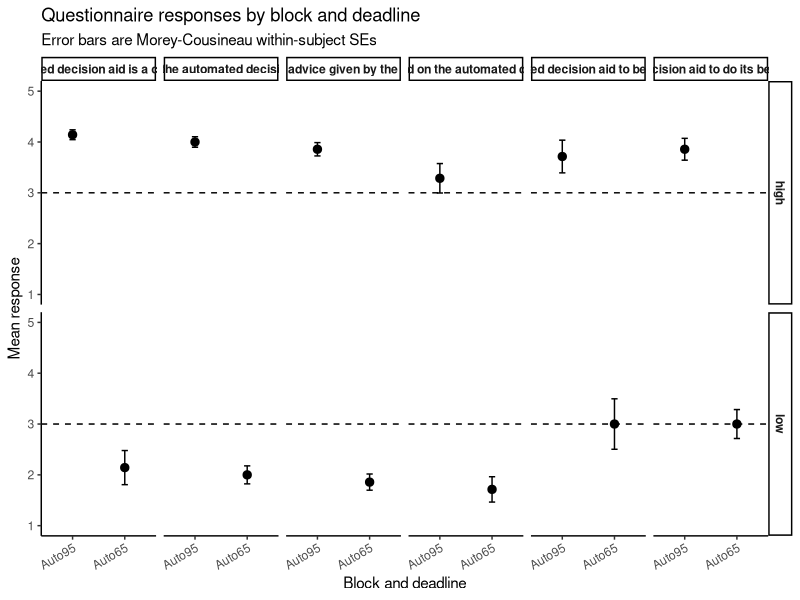

Write the R code that produced this figure. (Note: this script raises an error after producing the figure.)
# Clear workspace
rm(list = ls())

# Load libraries
library("dplyr")
library("readr")
library("tidyr")
library("patchwork")
library("ggplot2")
library("forcats")

BLOCK_RAW_LEVELS <- c("CALIBRATION", "MANUAL", "AUTOMATION", "AUTOMATION1", "AUTOMATION2")
BLOCK_LABELS <- c("Calibration", "Manual", "Automation", "Auto95", "Auto65")
BLOCK_DEADLINE_LEVELS <- c(
  "Calibration",
  "Manual 3s",
  "Manual 6s",
  "Automation 3s",
  "Automation 6s",
  "Auto95 3s",
  "Auto95 6s",
  "Auto65 3s",
  "Auto65 6s",
  "Manual",
  "Automation",
  "Auto95",
  "Auto65"
)
RELIABILITY_LEVELS <- c("high", "low", "none")

ensure_deadline_columns <- function(data) {
  if (!"trial_deadline_s" %in% names(data)) {
    data$trial_deadline_s <- NA_real_
  }
  if (!"automation_reliability_group" %in% names(data)) {
    data$automation_reliability_group <- NA_character_
  }
  if (!"aid_accuracy_setting" %in% names(data)) {
    data$aid_accuracy_setting <- NA_real_
  }
  data
}

derive_reliability_group <- function(data) {
  data %>%
    mutate(
      automation_reliability_group = case_when(
        !is.na(automation_reliability_group) & automation_reliability_group != "" ~
          as.character(automation_reliability_group),
        as.character(block) == "AUTOMATION1" ~ "high",
        as.character(block) == "AUTOMATION2" ~ "low",
        suppressWarnings(as.numeric(aid_accuracy_setting)) >= 0.90 ~ "high",
        suppressWarnings(as.numeric(aid_accuracy_setting)) < 0.90 &
          !is.na(suppressWarnings(as.numeric(aid_accuracy_setting))) ~ "low",
        TRUE ~ "none"
      )
    )
}

factor_reliability_group <- function(x) {
  factor(x, levels = RELIABILITY_LEVELS)
}

deadline_suffix <- function(block_label, deadline_s) {
  deadline_num <- suppressWarnings(as.numeric(deadline_s))
  suffix <- ifelse(
    is.na(deadline_num) | block_label == "Calibration",
    "",
    ifelse(
      deadline_num == floor(deadline_num),
      paste0(" ", as.integer(deadline_num), "s"),
      paste0(" ", deadline_num, "s")
    )
  )
  suffix
}

make_block_deadline <- function(block, deadline_s) {
  block_label <- factor(block, levels = BLOCK_RAW_LEVELS, labels = BLOCK_LABELS)
  block_deadline <- paste0(as.character(block_label), deadline_suffix(block_label, deadline_s))
  factor(block_deadline, levels = BLOCK_DEADLINE_LEVELS)
}

# ------------------
# Load data
# ------------------
dat <- read_csv("data/data_virus_postblock_all.csv", show_col_types = FALSE)
dat <- dat %>%
  ensure_deadline_columns() %>%
  derive_reliability_group()
str(dat)

# ------------------
# Questionnaire responses by block
# Across-participant mean with Morey-Cousineau within-subject SEs
# ------------------
dat_q <- dat %>%
  mutate(
    participant_id = factor(participant_id),
    automation_reliability_group = factor_reliability_group(automation_reliability_group),
    block_deadline = make_block_deadline(block, trial_deadline_s),
    question = factor(question, levels = unique(question))
  ) %>%
  filter(!is.na(participant_id), !is.na(block_deadline), !is.na(question), !is.na(response))

subj_q_summary <- dat_q %>%
  group_by(participant_id, automation_reliability_group, block_deadline, question) %>%
  summarise(
    response = mean(response, na.rm = TRUE),
    .groups = "drop"
  )

get_morey_cf <- function(data, subject_col, within_cols, dv_col) {
  
  subj_means <- data %>%
    group_by(.data[[subject_col]]) %>%
    summarise(
      subj_mean = mean(.data[[dv_col]], na.rm = TRUE),
      .groups = "drop"
    )
  
  grand_mean <- mean(data[[dv_col]], na.rm = TRUE)
  
  data_norm <- data %>%
    left_join(subj_means, by = setNames(subject_col, subject_col)) %>%
    mutate(
      dv_norm = .data[[dv_col]] - subj_mean + grand_mean
    )
  
  n_within <- prod(sapply(within_cols, function(v) dplyr::n_distinct(data[[v]])))
  morey_correction <- sqrt(n_within / (n_within - 1))
  
  out <- data_norm %>%
    group_by(across(all_of(within_cols))) %>%
    summarise(
      mean = mean(.data[[dv_col]], na.rm = TRUE),
      sd_norm = sd(dv_norm, na.rm = TRUE),
      n = dplyr::n_distinct(.data[[subject_col]]),
      se = (sd_norm / sqrt(n)) * morey_correction,
      .groups = "drop"
    )
  
  out
}

q_plot_dat <- get_morey_cf(
  data = subj_q_summary,
  subject_col = "participant_id",
  within_cols = c("automation_reliability_group", "block_deadline", "question"),
  dv_col = "response"
)

p_q <- ggplot(q_plot_dat, aes(x = block_deadline, y = mean, group = 1)) +
  geom_hline(yintercept = 3, linetype = "dashed") +
  geom_line() +
  geom_point(size = 2.5) +
  geom_errorbar(aes(ymin = mean - se, ymax = mean + se), width = 0.12) +
  facet_grid(automation_reliability_group ~ question) +
  scale_y_continuous(limits = c(1, 5), breaks = 1:5) +
  labs(
    x = "Block and deadline",
    y = "Mean response",
    title = "Questionnaire responses by block and deadline",
    subtitle = "Error bars are Morey-Cousineau within-subject SEs"
  ) +
  theme_classic() +
  theme(
    strip.text = element_text(face = "bold"),
    axis.text.x = element_text(angle = 30, hjust = 1)
  )

p_q

ggsave(
  filename = "plots/postblock_qs_plot.pdf",
  plot = p_q,
  width = 11,
  height = 9
)

ggsave(
  filename = "plots/postblock_qs_plot.png",
  plot = p_q,
  width = 11,
  height = 9,
  dpi = 300
)

# ------------------
# Load slider data
# ------------------
dat_slider_raw <- read_csv("data/data_virus_sliders_all.csv", show_col_types = FALSE)
dat_slider_raw <- dat_slider_raw %>%
  ensure_deadline_columns() %>%
  derive_reliability_group()
str(dat_slider_raw)

# ------------------
# Prepare slider data
# ------------------
dat_slider <- dat_slider_raw %>%
  mutate(
    participant_id = factor(participant_id),
    automation_reliability_group = factor_reliability_group(automation_reliability_group),
    block_deadline = make_block_deadline(block, trial_deadline_s),
    question_key = factor(
      question_key,
      levels = c("perc_self_correct", "perc_auto_correct"),
      labels = c("Self rated accuracy", "Aid rated accuracy")
    )
  ) %>%
  filter(
    !is.na(participant_id),
    !is.na(block_deadline),
    !is.na(question_key),
    !is.na(response_percent)
  )

# If there is ever more than one row per participant/block/question_key,
# average within participant first
subj_slider_summary <- dat_slider %>%
  group_by(participant_id, automation_reliability_group, block_deadline, question_key) %>%
  summarise(
    response_percent = mean(response_percent, na.rm = TRUE),
    .groups = "drop"
  )

# ------------------
# Morey-Cousineau summary
# ------------------
slider_plot_dat <- get_morey_cf(
  data = subj_slider_summary,
  subject_col = "participant_id",
  within_cols = c("automation_reliability_group", "block_deadline", "question_key"),
  dv_col = "response_percent"
)

# ------------------
# Plot
# ------------------
p_slider <- ggplot(
  slider_plot_dat,
  aes(x = block_deadline, y = mean, group = 1)
) +
  geom_hline(yintercept = 50, linetype = "dashed") +
  geom_line() +
  geom_point(size = 2.5) +
  geom_errorbar(aes(ymin = mean - se, ymax = mean + se), width = 0.12) +
  facet_grid(automation_reliability_group ~ question_key) +
  scale_y_continuous(
    limits = c(0, 100),
    breaks = seq(0, 100, by = 20)
  ) +
  labs(
    x = "Block and deadline",
    y = "Mean slider response (%)",
    title = "Slider responses by block and deadline",
    subtitle = "Error bars are Morey-Cousineau within-subject SEs"
  ) +
  theme_classic() +
  theme(
    strip.text = element_text(face = "bold"),
    axis.text.x = element_text(angle = 30, hjust = 1)
  )

p_slider

ggsave(
  filename = "plots/postblock_sliders_plot.pdf",
  plot = p_slider,
  width = 7,
  height = 6
)

ggsave(
  filename = "plots/postblock_sliders_plot.png",
  plot = p_slider,
  width = 7,
  height = 6,
  dpi = 300
)
